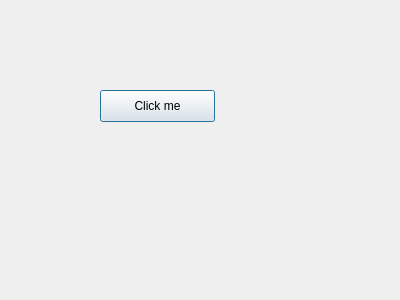
<?xml version="1.0" encoding="UTF-8"?>
<ui version="4.0">
 <class>Dialog</class>
 <widget class="QDialog" name="Dialog">
  <property name="geometry">
   <rect>
    <x>0</x>
    <y>0</y>
    <width>400</width>
    <height>300</height>
   </rect>
  </property>
  <property name="windowTitle">
   <string>Dialog</string>
  </property>
  <widget class="QPushButton" name="pushButton">
   <property name="geometry">
    <rect>
     <x>100</x>
     <y>90</y>
     <width>115</width>
     <height>32</height>
    </rect>
   </property>
   <property name="text">
    <string>Click me</string>
   </property>
  </widget>
 </widget>
 <layoutdefault spacing="6" margin="11"/>
 <resources/>
 <connections/>
</ui>
